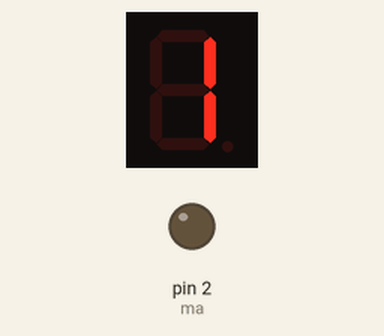
The sketch below on a simulated Arduino Uno, built with avr-gcc and run on an emulated ATmega328P. On the bench: 1-digit seven-segment display, output pins drawn as LEDs (lit = HIGH). Wiring (inferred from the names in the program): 1-digit 7-segment display, segments lit when HIGH: segments pin 13, pin 12, pin 11, pin 10, pin 9, pin 8, pin 7. The segment pins are drawn as the display they are named for; pins used as bus, display or sensor lines are not drawn.

Above: at 0.15 s.
At 1.07 s:
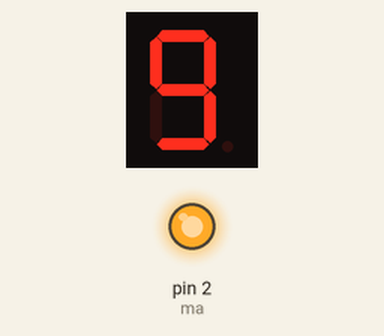
At 2.25 s:
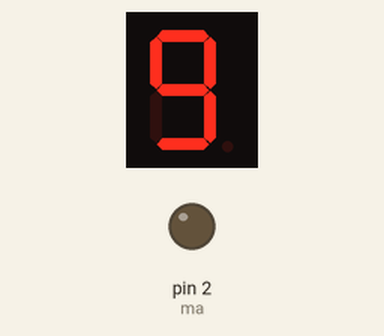
At 3.2 s:
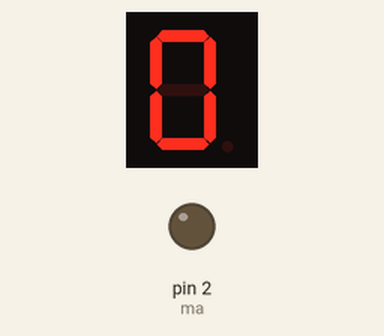
Timing chart, 0 to 40.0 s (numbered marks = the images above):
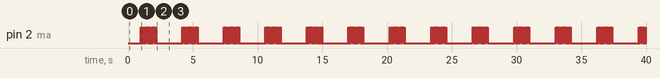

Measured:
- by itself, pin 2 (ma): moves between LOW and HIGH, repeating every 3.2 s
- by itself, everything shown: repeats every 3.2 s, in 22 steps

The sketch:

Desafio.ino
```cpp
#define a 13
#define b 12
#define c 11
#define d 10
#define e 9
#define f 8
#define g 7
#define ma 2

void setup()
{
  pinMode(a, OUTPUT);
  pinMode(b, OUTPUT);
  pinMode(c, OUTPUT);
  pinMode(d, OUTPUT);
  pinMode(e, OUTPUT);
  pinMode(f, OUTPUT);
  pinMode(g, OUTPUT);
  pinMode(ma, OUTPUT);
}

void loop()
{
  display(1,1,1,1,1,1,0,0);
  delay(100);
  display(0,1,1,0,0,0,0,0);
  delay(100);
  display(1,1,0,1,1,0,1,0);
  delay(100);
  display(1,1,1,1,0,0,1,0);
  delay(100);
  display(0,1,1,0,0,1,1,0);
  delay(100);
  display(1,0,1,1,0,1,1,0);
  delay(100);
  display(1,0,1,1,1,1,1,0);
  delay(100);
  display(1,1,1,0,0,0,0,0);
  delay(100);
  display(1,1,1,1,1,1,1,0);
  delay(100);
  display(1,1,1,1,0,1,1,0);
  delay(100);
  for (int i=0;i<20;i++){
    display(0,0,0,0,0,0,0,1);
    delay(30);
    display(0,0,0,0,0,0,0,0);
    delay(30);
  }
  display(1,1,1,1,0,1,1,0);
  delay(100);
  display(1,1,1,1,1,1,1,0);
  delay(100);
  display(1,1,1,0,0,0,0,0);
  delay(100);
  display(1,0,1,1,1,1,1,0);
  delay(100);
  display(1,0,1,1,0,1,1,0);
  delay(100);
  display(0,1,1,0,0,1,1,0);
  delay(100);
  display(1,1,1,1,0,0,1,0);
  delay(100);
  display(1,1,0,1,1,0,1,0);
  delay(100);
  display(0,1,1,0,0,0,0,0);
  delay(100);
  display(1,1,1,1,1,1,0,0);
  delay(100);
}
void display(bool pinA, bool pinB, bool pinC, bool pinD, bool pinE, bool pinF, bool pinG, bool pinMA) {
  digitalWrite(a, pinA);
  digitalWrite(b, pinB);
  digitalWrite(c, pinC);
  digitalWrite(d, pinD);
  digitalWrite(e, pinE);
  digitalWrite(f, pinF);
  digitalWrite(g, pinG);
  digitalWrite (ma, pinMA);
}
```
